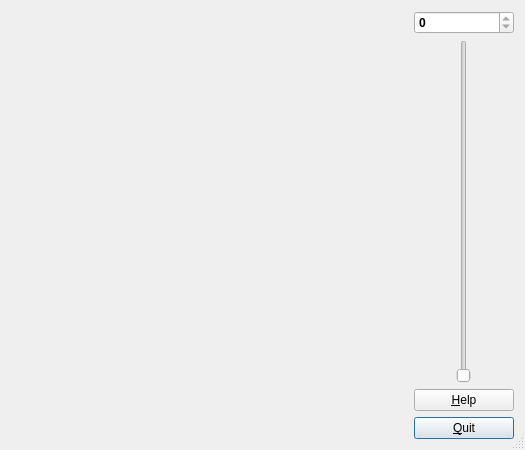
<?xml version="1.0" encoding="UTF-8"?>
<ui version="4.0">
 <class>GuiDialogBase</class>
 <widget class="QDialog" name="GuiDialogBase">
  <property name="geometry">
   <rect>
    <x>0</x>
    <y>0</y>
    <width>525</width>
    <height>450</height>
   </rect>
  </property>
  <property name="sizePolicy">
   <sizepolicy hsizetype="Minimum" vsizetype="MinimumExpanding">
    <horstretch>0</horstretch>
    <verstretch>0</verstretch>
   </sizepolicy>
  </property>
  <property name="font">
   <font>
    <weight>75</weight>
    <bold>true</bold>
   </font>
  </property>
  <property name="windowTitle">
   <string>Image Viewer</string>
  </property>
  <property name="sizeGripEnabled">
   <bool>true</bool>
  </property>
  <layout class="QGridLayout" name="gridLayout">
   <item row="0" column="0">
    <widget class="QtGlSliceView" name="OpenGlWindow" native="true">
     <property name="focusPolicy">
      <enum>Qt::WheelFocus</enum>
     </property>
    </widget>
   </item>
   <item row="0" column="1">
    <widget class="QWidget" name="Slider" native="true">
     <property name="sizePolicy">
      <sizepolicy hsizetype="Minimum" vsizetype="MinimumExpanding">
       <horstretch>0</horstretch>
       <verstretch>0</verstretch>
      </sizepolicy>
     </property>
     <property name="maximumSize">
      <size>
       <width>300</width>
       <height>16777215</height>
      </size>
     </property>
     <layout class="QGridLayout" name="gridLayout_2">
      <property name="margin">
       <number>0</number>
      </property>
      <item row="0" column="0" colspan="3">
       <widget class="QSpinBox" name="SliceValue">
        <property name="focusPolicy">
         <enum>Qt::NoFocus</enum>
        </property>
        <property name="readOnly">
         <bool>true</bool>
        </property>
       </widget>
      </item>
      <item row="1" column="1">
       <widget class="QSlider" name="SliceNumSlider">
        <property name="maximumSize">
         <size>
          <width>40</width>
          <height>16777215</height>
         </size>
        </property>
        <property name="toolTip">
         <string>Select a slice.</string>
        </property>
        <property name="orientation">
         <enum>Qt::Vertical</enum>
        </property>
        <property name="tickPosition">
         <enum>QSlider::NoTicks</enum>
        </property>
       </widget>
      </item>
      <item row="1" column="0">
       <spacer name="horizontalSpacer">
        <property name="orientation">
         <enum>Qt::Horizontal</enum>
        </property>
        <property name="sizeType">
         <enum>QSizePolicy::Minimum</enum>
        </property>
       </spacer>
      </item>
      <item row="1" column="2">
       <spacer name="horizontalSpacer_2">
        <property name="orientation">
         <enum>Qt::Horizontal</enum>
        </property>
        <property name="sizeType">
         <enum>QSizePolicy::Minimum</enum>
        </property>
        <property name="sizeHint" stdset="0">
         <size>
          <width>0</width>
          <height>0</height>
         </size>
        </property>
       </spacer>
      </item>
     </layout>
    </widget>
   </item>
   <item row="1" column="0">
    <widget class="QtSliceControlsWidget" name="Controls" native="true">
     <property name="sizePolicy">
      <sizepolicy hsizetype="Minimum" vsizetype="Preferred">
       <horstretch>0</horstretch>
       <verstretch>0</verstretch>
      </sizepolicy>
     </property>
    </widget>
   </item>
   <item row="1" column="1">
    <widget class="QWidget" name="Buttons" native="true">
     <property name="maximumSize">
      <size>
       <width>100</width>
       <height>300</height>
      </size>
     </property>
     <layout class="QVBoxLayout" name="verticalLayout_2">
      <property name="margin">
       <number>0</number>
      </property>
      <item>
       <widget class="QPushButton" name="ButtonHelp">
        <property name="maximumSize">
         <size>
          <width>100</width>
          <height>16777215</height>
         </size>
        </property>
        <property name="font">
         <font>
          <family>Arial</family>
          <weight>50</weight>
          <bold>false</bold>
         </font>
        </property>
        <property name="toolTip">
         <string>Display help window.</string>
        </property>
        <property name="layoutDirection">
         <enum>Qt::RightToLeft</enum>
        </property>
        <property name="text">
         <string>&amp;Help</string>
        </property>
        <property name="checkable">
         <bool>true</bool>
        </property>
        <property name="checked">
         <bool>false</bool>
        </property>
        <property name="autoDefault">
         <bool>true</bool>
        </property>
       </widget>
      </item>
      <item>
       <widget class="QPushButton" name="ButtonOk">
        <property name="maximumSize">
         <size>
          <width>100</width>
          <height>16777215</height>
         </size>
        </property>
        <property name="font">
         <font>
          <family>Arial</family>
          <weight>50</weight>
          <bold>false</bold>
         </font>
        </property>
        <property name="windowTitle">
         <string/>
        </property>
        <property name="layoutDirection">
         <enum>Qt::RightToLeft</enum>
        </property>
        <property name="text">
         <string>&amp;Quit</string>
        </property>
        <property name="autoDefault">
         <bool>true</bool>
        </property>
        <property name="default">
         <bool>true</bool>
        </property>
       </widget>
      </item>
     </layout>
    </widget>
   </item>
  </layout>
 </widget>
 <customwidgets>
  <customwidget>
   <class>QtGlSliceView</class>
   <extends>QWidget</extends>
   <header>QtGlSliceView.h</header>
  </customwidget>
  <customwidget>
   <class>QtSliceControlsWidget</class>
   <extends>QWidget</extends>
   <header>QtSliceControlsWidget.h</header>
   <container>1</container>
  </customwidget>
 </customwidgets>
 <tabstops>
  <tabstop>OpenGlWindow</tabstop>
  <tabstop>SliceNumSlider</tabstop>
  <tabstop>ButtonHelp</tabstop>
  <tabstop>ButtonOk</tabstop>
 </tabstops>
 <resources/>
 <connections/>
</ui>
